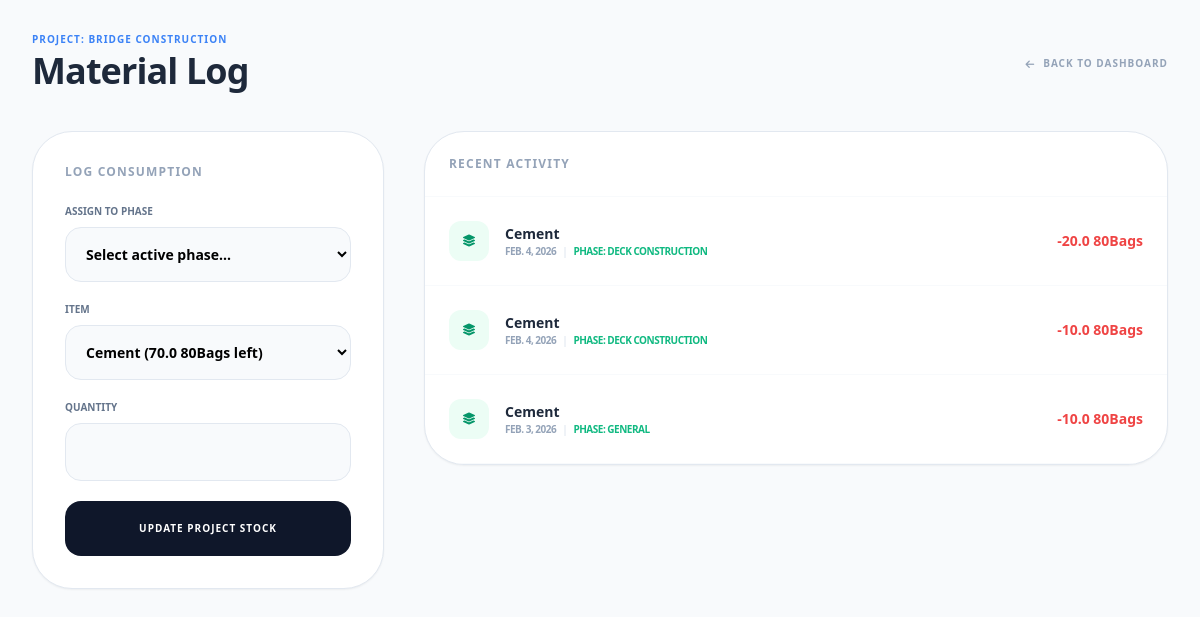
Screenshot of /materials/project/1/usage/ (signed in) with the database file from the repository.
### construction/models.py (models this page shows, shortened)
class Project(models.Model):
    name = models.CharField(max_length=200)
    created_by = models.ForeignKey(
        User,
        on_delete=models.SET_NULL,
        null=True,
        related_name='created_projects'
    )
    manager = models.ForeignKey(
        User,
        on_delete=models.PROTECT,
        related_name='managed_projects',
        limit_choices_to={'role__name': 'Project Manager'}
    )
    start_date = models.DateField()
    end_date = models.DateField()
    budget = models.DecimalField(max_digits=15, decimal_places=2)
    is_active = models.BooleanField(default=True)
    created_at = models.DateTimeField(auto_now_add=True)

class ProjectPhase(models.Model):
    project = models.ForeignKey(
        Project,
        on_delete=models.CASCADE,
        related_name='phases'
    )
    phase_name = models.CharField(max_length=100)
    progress = models.PositiveIntegerField(
        default=0,
        validators=[
            MinValueValidator(0),
            MaxValueValidator(100)
        ]
    )
    expected_end = models.DateField()
    actual_end = models.DateField(null=True, blank=True)

### materials/models.py (models this page shows, shortened)
class MaterialUsage(models.Model):
    project = models.ForeignKey(Project, on_delete=models.CASCADE)
    phase = models.ForeignKey(
        ProjectPhase,
        on_delete=models.CASCADE,
        related_name='material_logs',
        null=True,
        blank=True
    )
    material = models.ForeignKey(Material, on_delete=models.CASCADE)
    quantity_used = models.FloatField()
    date = models.DateField(auto_now_add=True)

class Material(models.Model):
    name = models.CharField(max_length=100)
    unit = models.CharField(max_length=20)
    initial_stock = models.FloatField(default=0)
    stock = models.FloatField(default=0)
    cost_per_unit = models.DecimalField(max_digits=12, decimal_places=2)

### materials/views.py (the view, shortened to what this page needs)
# urls.py: path('project/<int:project_id>/usage/', views.project_material_usage, name='project_usage'),
@login_required
@user_passes_test(can_manage_materials)
def project_material_usage(request, project_id):
    project = get_object_or_404(Project, id=project_id)
    phases = project.phases.all()
    materials = Material.objects.all()
    usage_history = MaterialUsage.objects.filter(project=project).select_related('material', 'phase').order_by('-date')
    return render(request, 'materials/project_usage.html', {
        'project': project,
        'phases': phases,
        'materials': materials,
        'usage_history': usage_history
    })

### materials/views.py (called while the page is built)
def can_manage_materials(user):
    return user.role and user.role.name in ['Admin', 'Project Manager', 'Contractor']

### materials/templates/materials/project_usage.html (shortened to what this page needs)
<!DOCTYPE html>
<html lang="en">
<head>
    <script src="https://cdn.tailwindcss.com"></script>
    <link href="https://cdnjs.cloudflare.com/ajax/libs/font-awesome/6.0.0/css/all.min.css" rel="stylesheet">
</head>
<body class="bg-slate-50 p-8">
    <div class="max-w-7xl mx-auto">
        <div class="mb-10 flex flex-col md:flex-row md:items-center justify-between gap-4">
            <div>
                <p class="text-[10px] font-black text-blue-500 uppercase tracking-widest mb-1">Project: {{ project.name }}</p>
                <h1 class="text-4xl font-black text-slate-800 tracking-tight">Material Log</h1>
            </div>
            <div>
                <a href="{% url 'contractors:contractors_home' %}"
                class="inline-flex items-center text-[10px] font-black uppercase tracking-widest text-slate-400 hover:text-blue-600 transition-all group">
                    <i class="fas fa-arrow-left mr-2 transform group-hover:-translate-x-1 transition-transform"></i>
                    Back to Dashboard
                </a>
            </div>
        </div>
        <div class="grid grid-cols-1 lg:grid-cols-3 gap-10">
            <div class="space-y-6">
                <div class="bg-white p-8 rounded-[2.5rem] border border-slate-200 shadow-sm">
                    <h3 class="text-xs font-black text-slate-400 uppercase tracking-widest mb-6">Log Consumption</h3>
                    <form method="POST" class="space-y-5">
                        <div>
                            <label class="block text-[10px] font-bold text-slate-500 uppercase mb-2">Assign to Phase</label>
                            <select name="phase_id" required class="w-full p-4 bg-slate-50 border border-slate-200 rounded-2xl font-bold text-sm outline-none focus:ring-2 focus:ring-blue-500">
                                <option value="" disabled selected>Select active phase...</option>
                            </select>
                        </div>
                        <div>
                            <label class="block text-[10px] font-bold text-slate-500 uppercase mb-2">Item</label>
                            <select name="material_id" required class="w-full p-4 bg-slate-50 border border-slate-200 rounded-2xl font-bold text-sm">
                                {% for mat in materials %}
                                    <option value="{{ mat.id }}">{{ mat.name }} ({{ mat.stock }} {{ mat.unit }} left)</option>
                                {% endfor %}
                            </select>
                        </div>
                        <div>
                            <label class="block text-[10px] font-bold text-slate-500 uppercase mb-2">Quantity</label>
                            <input type="number" step="0.01" name="quantity" required class="w-full p-4 bg-slate-50 border border-slate-200 rounded-2xl outline-none">
                        </div>
                        <button type="submit" class="w-full bg-slate-900 text-white py-5 rounded-2xl font-black text-[10px] uppercase tracking-widest hover:bg-emerald-600 transition-all">
                            Update Project Stock
                        </button>
                    </form>
                </div>
            </div>
            <div class="lg:col-span-2 space-y-6">
                <div class="bg-white rounded-[2.5rem] border border-slate-200 shadow-sm overflow-hidden">
                    <div class="p-6 border-b border-slate-50">
                        <h3 class="text-xs font-black text-slate-400 uppercase tracking-widest">Recent Activity</h3>
                    </div>
                    <div class="max-h-[600px] overflow-y-auto">
                        {% for log in usage_history %}
                        <div class="p-6 border-b border-slate-50 flex justify-between items-center hover:bg-slate-50 transition">
                            <div class="flex items-center gap-4">
                                <div class="w-10 h-10 bg-emerald-50 text-emerald-600 rounded-xl flex items-center justify-center">
                                    <i class="fas fa-layer-group text-xs"></i>
                                </div>
                                <div>
                                    <p class="text-sm font-bold text-slate-800">{{ log.material.name }}</p>
                                    <p class="text-[10px] text-slate-400 uppercase font-bold tracking-tighter">
                                        {{ log.date }} <span class="mx-1 text-slate-200">|</span>
                                        <span class="text-emerald-500">Phase: {{ log.phase.phase_name|default:"General" }}</span>
                                    </p>
                                </div>
                            </div>
                            <div class="text-right">
                                <p class="text-sm font-black text-red-500">-{{ log.quantity_used }} {{ log.material.unit }}</p>
                            </div>
                        </div>
                        {% empty %}
                        <div class="p-20 text-center">
                            <p class="text-xs font-bold text-slate-300 uppercase tracking-widest">No consumption logged</p>
                        </div>
                        {% endfor %}
                    </div>
                </div>
            </div>
        </div>
    </div>
</body>
</html>

### rows the page displays
Project: name "BRIDGE CONSTRUCTION"
MaterialUsage: material.name "Cement", date "FEB. 4, 2026", phase.phase_name "DECK CONSTRUCTION", quantity_used "20.0", material.unit "80Bags"
MaterialUsage: material.name "Cement", date "FEB. 4, 2026", phase.phase_name "DECK CONSTRUCTION", quantity_used "10.0", material.unit "80Bags"
MaterialUsage: material.name "Cement", date "FEB. 3, 2026", phase.phase_name "GENERAL", quantity_used "10.0", material.unit "80Bags"

### other values shown
form field material_id "Cement (70.0 80Bags left)"
